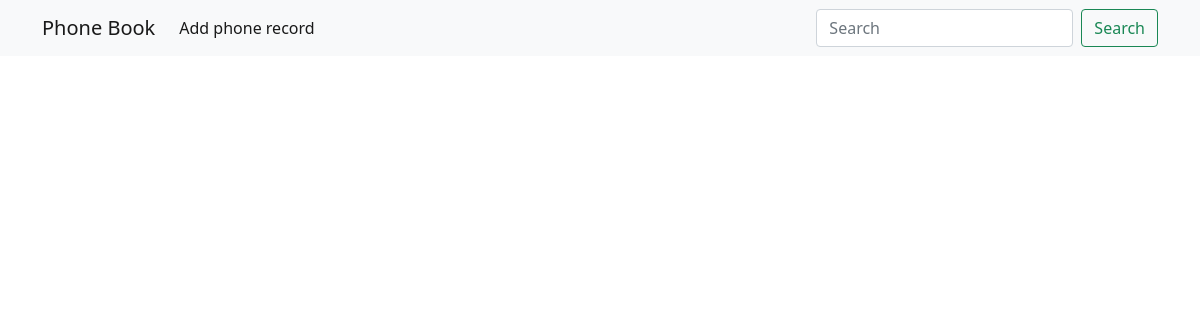
Before: / with the older database file.
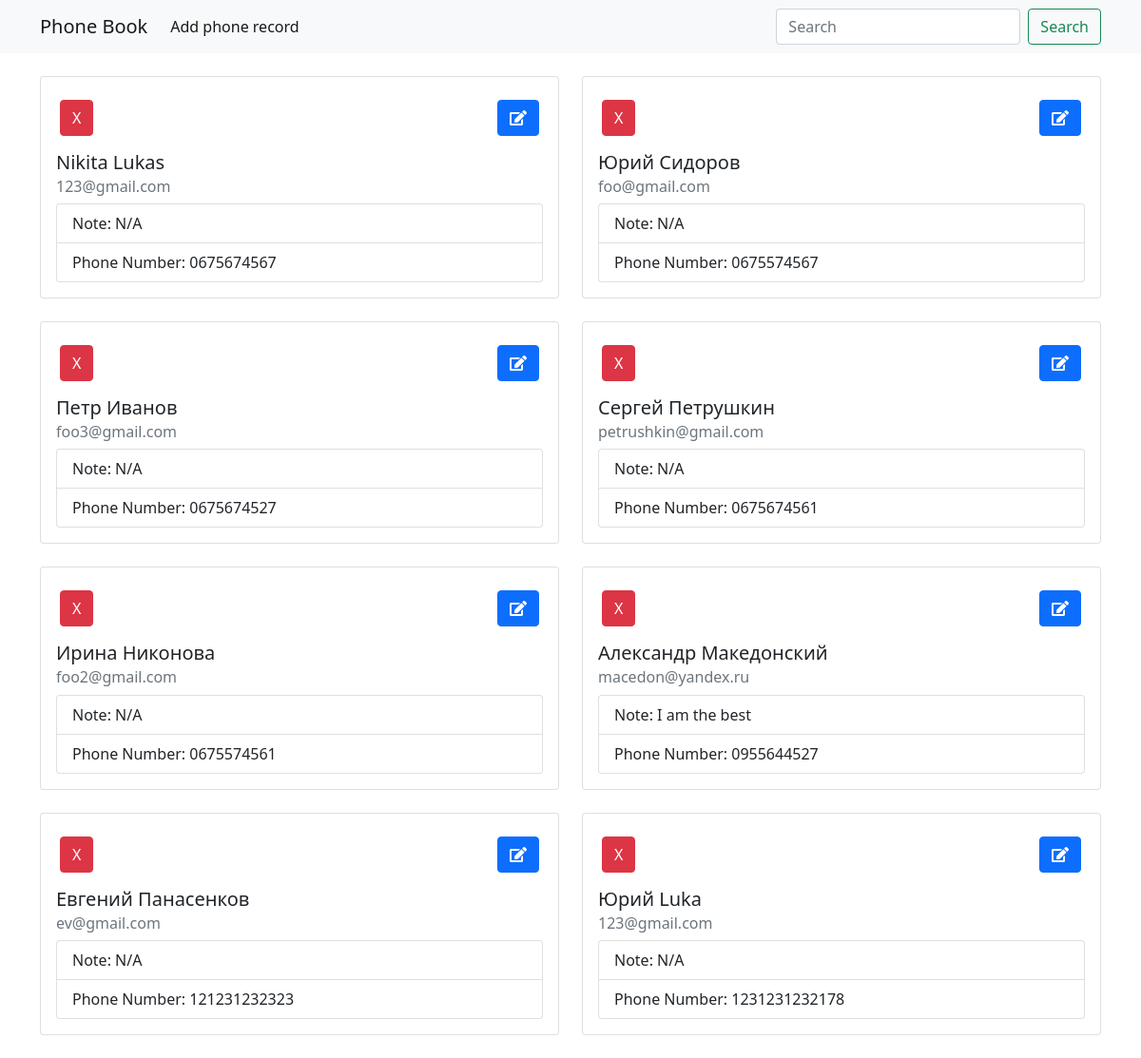
After: the same page with the newer database file.
### main/models.py (models this page shows)
class PhoneBook(models.Model):
    first_name = models.CharField(max_length=64, blank=False, verbose_name='Имя')
    last_name = models.CharField(max_length=64, blank=False, verbose_name='Фамилия')
    email = models.EmailField(max_length=64, blank=True, verbose_name='Почта')
    phone_number = models.CharField(max_length=64, blank=False, unique=True, verbose_name='Телефон')
    note = models.TextField(default='N/A', verbose_name='Заметка')
    class Meta:
        verbose_name = 'Контакт'
        verbose_name_plural = 'Контакты'
    def __str__(self):
        return f"{self.first_name} {self.last_name} {self.phone_number}"

### main/views.py (the view, shortened to what this page needs)
# urls.py: path('', index, name="phone_book-list"),
def index(request):
    search_query = request.POST.get('search_query')
    if request.method == 'POST' and not search_query:
        current_id = request.POST.get('id', None)
        contact = get_object_or_404(pk=current_id, klass=PhoneBook)
        contact.delete()
        phone_book_list = PhoneBook.objects.all()
    else:
        phone_book_list = PhoneBook.objects.all()
    print(phone_book_list)
    return render(request, 'index.html', {'phone_book_list': phone_book_list})

### templates/index.html (shortened to what this page needs)
{% extends 'base.html' %}
{% block content %}
    <div class="container mt-4">
        <div class="row">
            {% for book in phone_book_list %}
                <div class="col-md-6">
                    <div class="card mb-4">
                        <div class="d-flex justify-content-between">
                            <form action="{% url 'phone_book-list' %}" method="post" class="mt-4"
                                  style="padding-left: 20px;">
                                <button class="btn btn-danger">X</button>
                            </form>
                            <form action="{% url 'update_item' book.id %}" method="get" class="mt-4"
                                  style="padding-right: 20px;">
                                <button class="btn btn-primary">
                                    <i class="fas fa-edit"></i>
                                </button>
                            </form>
                        </div>
                        <div class="card-body">
                            <h5 class="card-title">{{ book.first_name }}&nbsp;{{ book.last_name }}</h5>
                            <h6 class="card-subtitle mb-2 text-muted">{% firstof book.email "N/A" %}</h6>
                            <ul class="list-group">
                                <li class="list-group-item">Note: {{ book.note }}</li>
                                <li class="list-group-item">Phone Number: {{ book.phone_number }}</li>
                            </ul>
                        </div>
                    </div>
                </div>
            {% endfor %}
        </div>
    </div>
{% endblock %}

### templates/base.html (shortened to what this page needs)
<!doctype html>
<html lang="en">
<head>
    {% load static %}
    <link rel="stylesheet" href="https://pro.fontawesome.com/releases/v5.10.0/css/all.css"
/>
    <link rel="stylesheet" href="{% static 'bootstrap.min.css' %}">
</head>
<body>
<nav class="navbar navbar-expand-lg navbar-light bg-light">
    <div class="container">
        <a class="navbar-brand" href="#">Phone Book</a>
        <div class="collapse navbar-collapse d-flex justify-content-between" id="navbarNav">
            <ul class="navbar-nav">
                <li class="nav-item">
                    <a class="nav-link active" aria-current="page" href="{% url 'add_phone_record' %}">Add phone
                        record</a>
                </li>
            </ul>
            <form class="d-flex" method="post">
                <input class="form-control me-2" type="search" name="search_query"  placeholder="Search" aria-label="Search">
                <button class="btn btn-outline-success" type="submit">Search</button>
            </form>
        </div>
    </div>
</nav>
{% block content %}{% endblock %}
</body>
</html>

Changed rows visible on the page:
added PhoneBook: first_name "Nikita", last_name "Lukas", email "123@gmail.com", note "N/A", phone_number "0675674567"
added PhoneBook: first_name "Юрий", last_name "Сидоров", email "foo@gmail.com", note "N/A", phone_number "0675574567"
added PhoneBook: first_name "Петр", last_name "Иванов", email "foo3@gmail.com", note "N/A", phone_number "0675674527"
added PhoneBook: first_name "Сергей", last_name "Петрушкин", email "petrushkin@gmail.com", note "N/A", phone_number "0675674561"
added PhoneBook: first_name "Ирина", last_name "Никонова", email "foo2@gmail.com", note "N/A", phone_number "0675574561"
added PhoneBook: first_name "Александр", last_name "Македонский", email "macedon@yandex.ru", note "I am the best", phone_number "0955644527"
added PhoneBook: first_name "Евгений", last_name "Панасенков", email "ev@gmail.com", note "N/A", phone_number "121231232323"
added PhoneBook: first_name "Юрий", last_name "Luka", email "123@gmail.com", note "N/A", phone_number "1231231232178"
